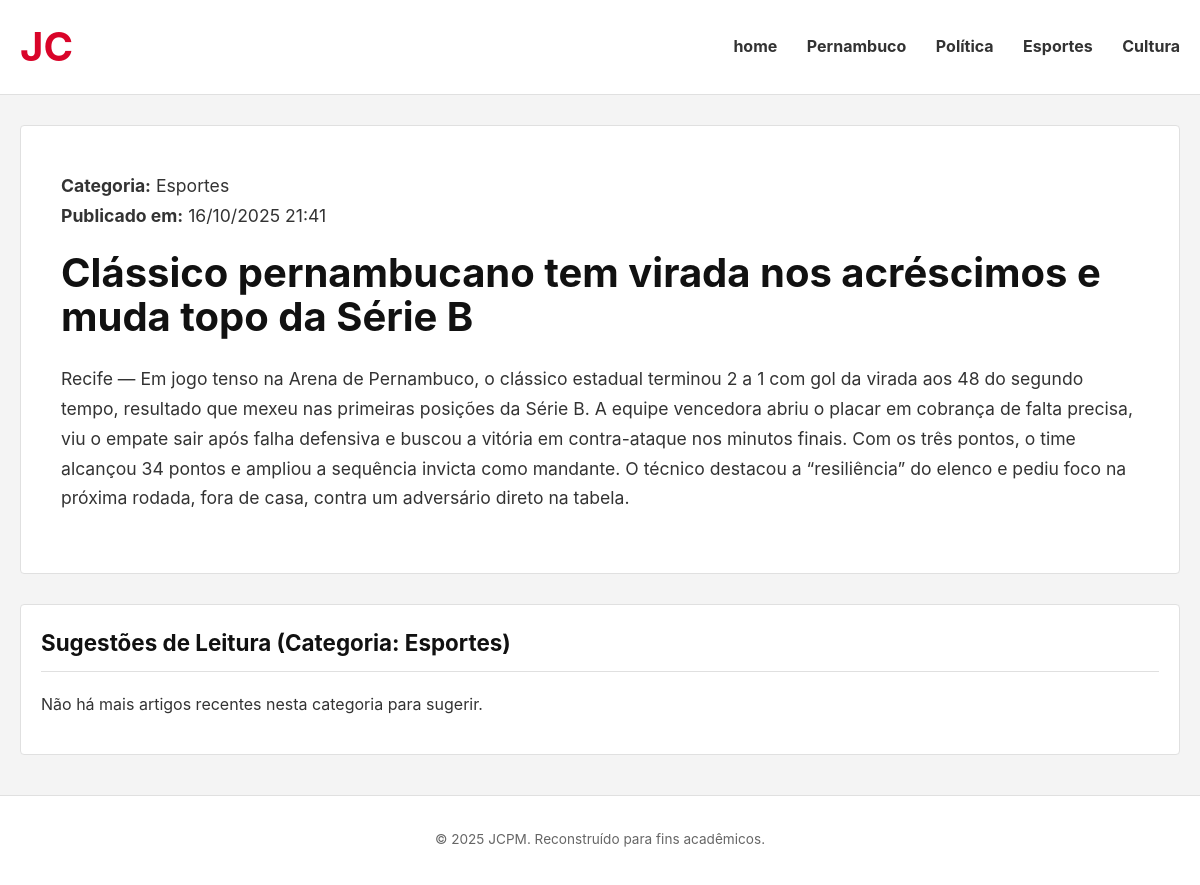
Before: /sugestao/5/ with the older database file.
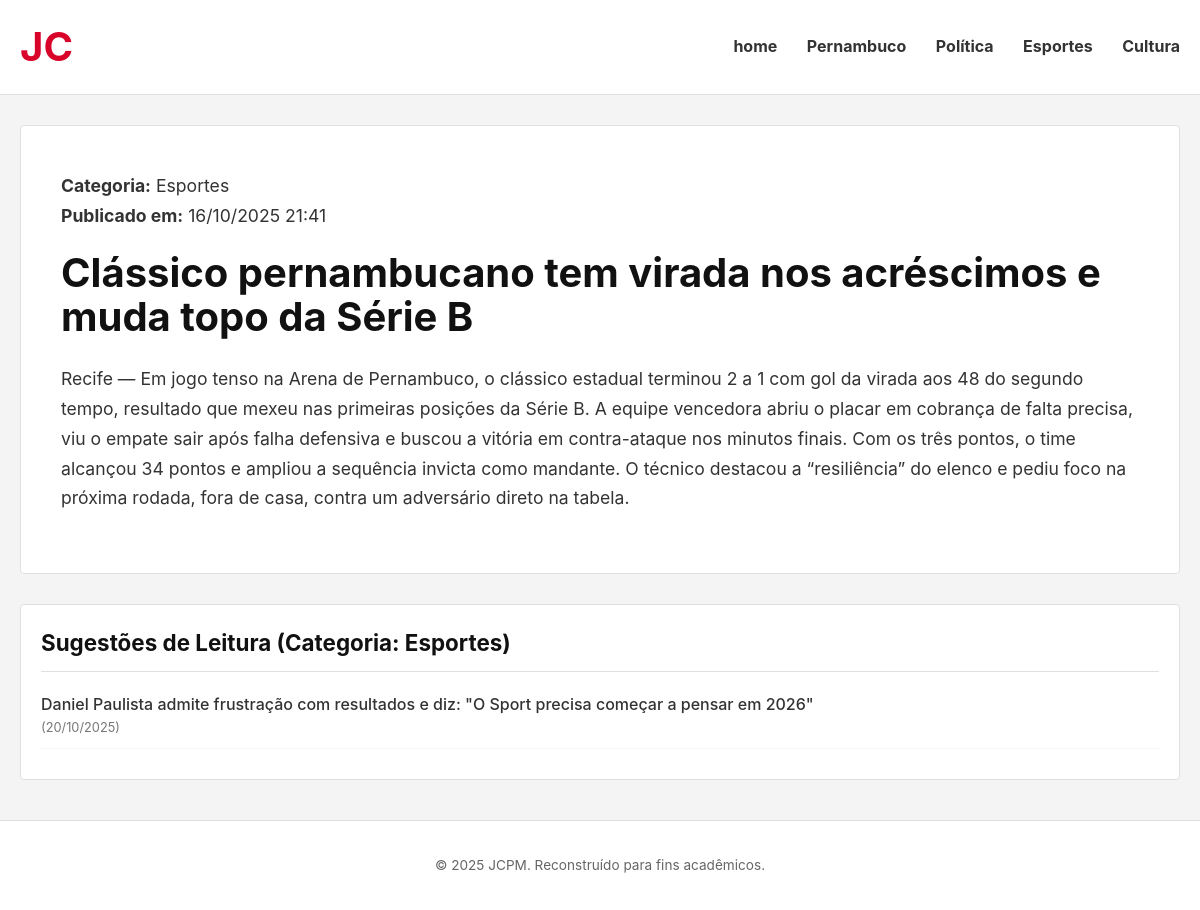
After: the same page with the newer database file.
### app1/models.py (models this page shows, shortened)
class Artigos(models.Model):
    titulo = models.CharField(max_length=100)
    categoria = models.CharField(max_length=100)
    conteudo = models.TextField()
    data_publicacao = models.DateTimeField(auto_now_add=True)

### app1/views.py (the view)
# urls.py: path('sugestao/<int:artigo_id>/', views.sugerir_leitura, name='sugestao'),
def sugerir_leitura(request, artigo_id):
    artigo_atual_id =artigo_id
    artigo_atual=Artigos.objects.get(id=artigo_atual_id)
    categoria=artigo_atual.categoria
    sugestoes=Artigos.objects.order_by('-data_publicacao').filter(categoria=categoria).exclude(id=artigo_atual_id)[:5]
    context={'artigo_atual':artigo_atual,'sugestoes':sugestoes}
    return render(request,'app1/sugestao.html',context)

### app1/templates/app1/sugestao.html (shortened to what this page needs)
{% load static %}
<!DOCTYPE html>
<html lang="pt-br">
<head>
    <link rel="stylesheet" href="{% static 'app1/css/style.css' %}">
</head>
<body>
    <header class="main-header">
        <div class="container">
            <h1 class="logo-text">JC</h1>
            <nav class="main-nav">
                <a href="{% url 'home' %}">home</a>
                <a href="{% url 'topico_pernambuco' %}">Pernambuco</a>
                <a href="{% url 'topico_politica' %}">Política</a>
                <a href="{% url 'topico_esportes' %}">Esportes</a>
                <a href="{% url 'topico_cultura' %}">Cultura</a>
            </nav>
        </div>
    </header>
    <main class="container">
        <div class="artigo-principal">
            <p class="card-date">
                <strong>Categoria:</strong> {{ artigo_atual.categoria }}
                <br>
                <strong>Publicado em:</strong> {{ artigo_atual.data_publicacao|date:"d/m/Y H:i" }}
            </p>
            <h1>{{ artigo_atual.titulo }}</h1>
            <div class="conteudo">
                {{ artigo_atual.conteudo|linebreaks|safe }}
            </div>
        </div>
        <div class="sugestoes-box">
            <h3>Sugestões de Leitura (Categoria: {{ artigo_atual.categoria }})</h3>
            {% if sugestoes %}
                <ul>
                    {% for artigo in sugestoes %}
                    <li>
                        <a href="{% url 'sugestao' artigo.pk %}">
                            {{ artigo.titulo }}
                        </a>
                        <small>({{ artigo.data_publicacao|date:"d/m/Y" }})</small>
                    </li>
                    {% endfor %}
                </ul>
            {% else %}
                <p>Não há mais artigos recentes nesta categoria para sugerir.</p>
            {% endif %}
        </div>
    </main>
    <footer class="main-footer">
        <div class="container">
            <p>&copy; {% now "Y" %} JCPM. Reconstruído para fins acadêmicos.</p>
        </div>
    </footer>
</body>
</html>

Changed rows visible on the page:
added Artigos: titulo "Daniel Paulista admite frustração com resultados e diz: \"O Sport precisa começar a pensar em 2026\"", data_publicacao "20/10/2025"
Other visible differences:
text no longer shown: "Não há mais artigos recentes nesta categoria para sugerir."
